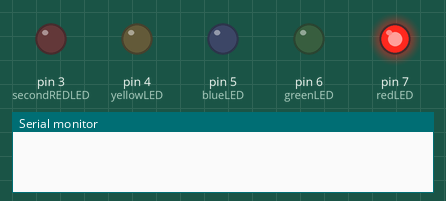
This sketch was run on a simulated Arduino Uno, built with avr-gcc and run on an emulated ATmega328P. Parts: output pins drawn as LEDs (lit = HIGH), the last lines printed to the serial monitor.

Above: at 1.1 s.
At 2.0 s:
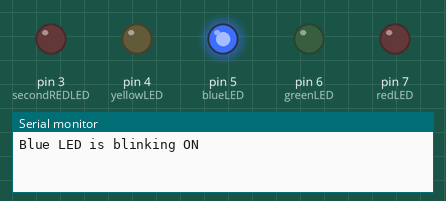
At 2.9 s:
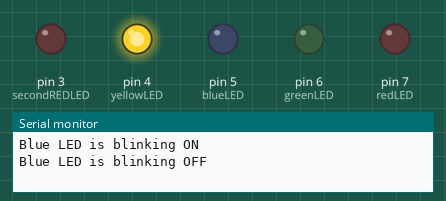
At 3.3 s:
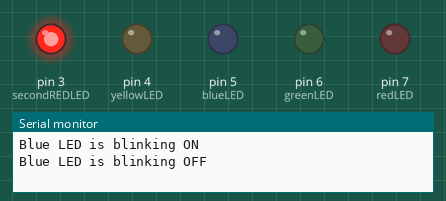
At 5.1 s:
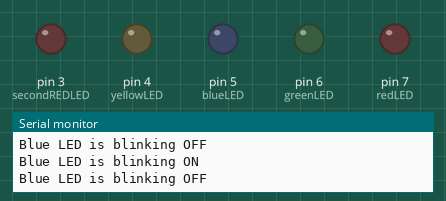
At 6.7 s:
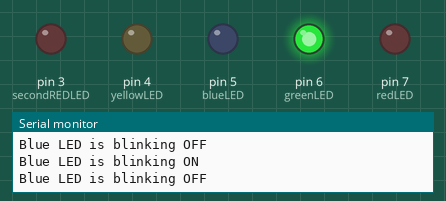
Timing chart, 0 to 7.0 s (numbered marks = the images above):
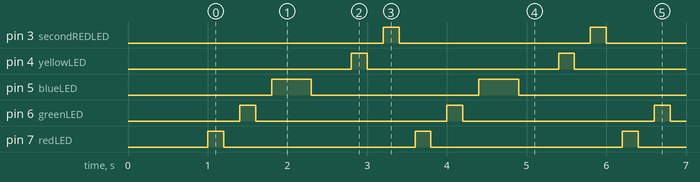

The sketch:

ledblink.ino
```cpp
int redLED = 7;  // This is for the first red LED
int greenLED = 6;  // This is for the first green LED
int blueLED = 5;  // This is for the first blue LED
int yellowLED = 4;  // This is for the first yellow LED
int secondREDLED = 3;  // This is for the second red LED

void setup() {
  // Start serial communication at 9600 baud rate
  Serial.begin(9600);

  // Wait for serial monitor to initialize
  delay(1000);  // Allow 1 second for Serial Monitor to be ready

  // Set LED pins as OUTPUT
  pinMode(redLED, OUTPUT);
  pinMode(greenLED, OUTPUT);
  pinMode(blueLED, OUTPUT);
  pinMode(yellowLED, OUTPUT);
  pinMode(secondREDLED, OUTPUT);
}

void loop() {
  // Blink Red LED
  digitalWrite(redLED, HIGH);
  delay(200);
  digitalWrite(redLED, LOW);
  delay(200);

  // Blink Green LED
  digitalWrite(greenLED, HIGH);
  delay(200);
  digitalWrite(greenLED, LOW);
  delay(200);

  // Blink Blue LED and print message when it's ON
  digitalWrite(blueLED, HIGH);  // Turn on blue LED
  Serial.println("Blue LED is blinking ON");  // Print message when blue LED turns on
  delay(500);  // Allow time for Serial Monitor to print
  digitalWrite(blueLED, LOW);  // Turn off blue LED
  Serial.println("Blue LED is blinking OFF");  // Print message when blue LED turns off
  delay(500);  // Allow time for Serial Monitor to print

  // Blink Yellow LED
  digitalWrite(yellowLED, HIGH);
  delay(200);
  digitalWrite(yellowLED, LOW);
  delay(200);

  // Blink Second Red LED
  digitalWrite(secondREDLED, HIGH);
  delay(200);
  digitalWrite(secondREDLED, LOW);
  delay(200);
}
```

Measured:
- by itself, pin 3 (secondREDLED), pin 4 (yellowLED), pin 6 (greenLED), pin 7 (redLED): alternates HIGH for 0.20 s and LOW for 2.4 s
- by itself, pin 5 (blueLED): alternates HIGH for 0.50 s and LOW for 2.1 s
- by itself, everything shown: repeats every 2.6 s, in 10 steps
